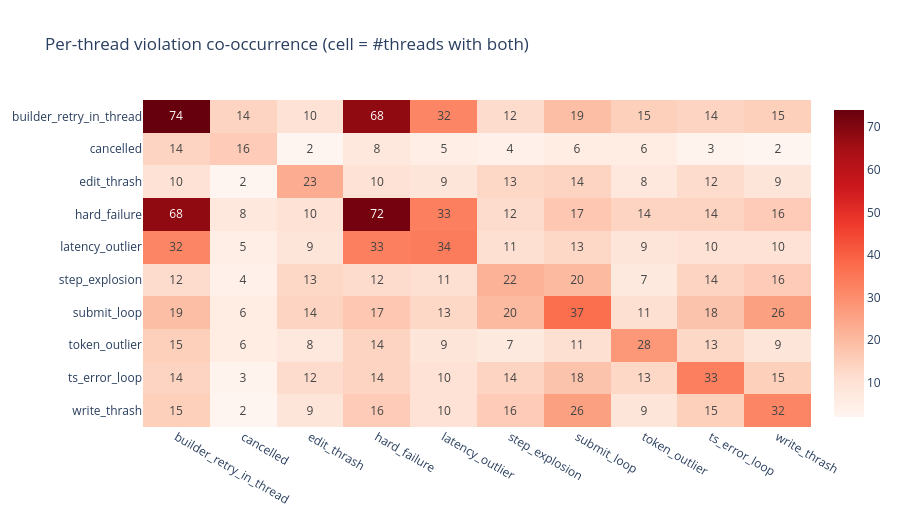
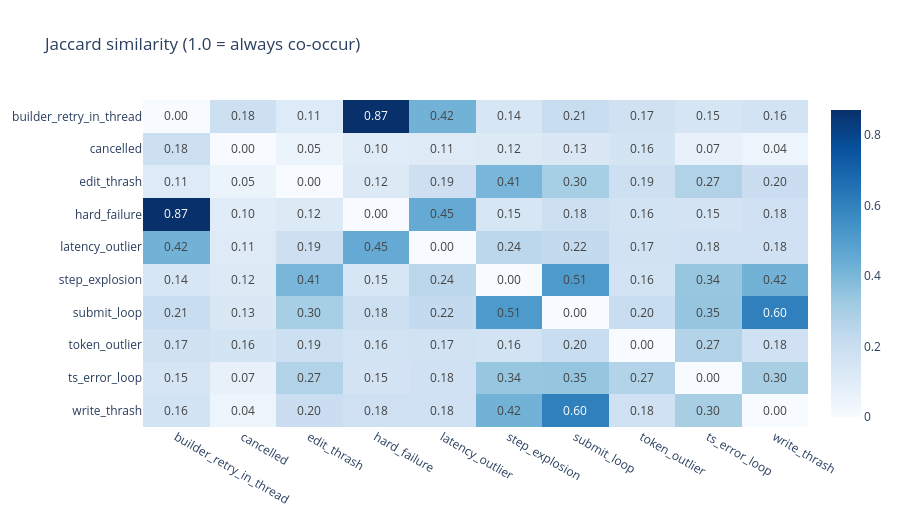

Notebook code for these charts, in order:
### Markdown cell above
## 3. Co-occurrence matrix

Which violations show up together? Cell `(i, j)` = number of threads that triggered both `i` and `j`. Diagonal = total threads with `i`. Strong off-diagonal blocks suggest correlated codes that we may want to collapse into one.

### Code cell
all_codes_t = sorted(vc_t.keys())
co = pd.DataFrame(0, index=all_codes_t, columns=all_codes_t, dtype=int)
for _, row in threads.iterrows():
    codes = row['violation_codes'] or []
    for a in codes:
        for b in codes:
            if a in co.index and b in co.columns:
                co.loc[a, b] += 1

fig = px.imshow(
    co.values,
    x=co.columns, y=co.index,
    color_continuous_scale='Reds',
    text_auto=True,
    aspect='auto',
    title='Per-thread violation co-occurrence (cell = #threads with both)'
)
fig.update_layout(height=520)
fig.show()

# Jaccard similarity between codes — easier to spot correlated pairs.
import numpy as np
diag = np.diag(co.values).astype(float)
with np.errstate(divide='ignore', invalid='ignore'):
    union = diag[:, None] + diag[None, :] - co.values
    jac = np.where(union > 0, co.values / union, 0.0)
np.fill_diagonal(jac, 0.0)
fig2 = px.imshow(jac, x=co.columns, y=co.index, color_continuous_scale='Blues', text_auto='.2f', aspect='auto',
                title='Jaccard similarity (1.0 = always co-occur)')
fig2.update_layout(height=520)
fig2.show()

### Figure 1 — Plotly figure (JSON) as saved in the notebook; plotly's stock layout.template omitted (floating-point values rounded to 4 significant figures)
{"data": [{"coloraxis": "coloraxis", "hovertemplate": "x: %{x}<br>y: %{y}<br>color: %{z}<extra></extra>", "name": "0", "texttemplate": "%{z}", "type": "heatmap", "x": ["builder_retry_in_thread", "cancelled", "edit_thrash", "hard_failure", "latency_outlier", "step_explosion", "submit_loop", "token_outlier", "ts_error_loop", "write_thrash"], "xaxis": "x", "y": ["builder_retry_in_thread", "cancelled", "edit_thrash", "hard_failure", "latency_outlier", "step_explosion", "submit_loop", "token_outlier", "ts_error_loop", "write_thrash"], "yaxis": "y", "z": [[74, 14, 10, 68, 32, 12, 19, 15, 14, 15], [14, 16, 2, 8, 5, 4, 6, 6, 3, 2], [10, 2, 23, 10, 9, 13, 14, 8, 12, 9], [68, 8, 10, 72, 33, 12, 17, 14, 14, 16], [32, 5, 9, 33, 34, 11, 13, 9, 10, 10], [12, 4, 13, 12, 11, 22, 20, 7, 14, 16], [19, 6, 14, 17, 13, 20, 37, 11, 18, 26], [15, 6, 8, 14, 9, 7, 11, 28, 13, 9], [14, 3, 12, 14, 10, 14, 18, 13, 33, 15], [15, 2, 9, 16, 10, 16, 26, 9, 15, 32]]}], "layout": {"coloraxis": {"colorscale": [[0.0, "rgb(255,245,240)"], [0.125, "rgb(254,224,210)"], [0.25, "rgb(252,187,161)"], [0.375, "rgb(252,146,114)"], [0.5, "rgb(251,106,74)"], [0.625, "rgb(239,59,44)"], [0.75, "rgb(203,24,29)"], [0.875, "rgb(165,15,21)"], [1.0, "rgb(103,0,13)"]]}, "height": 520, "title": {"text": "Per-thread violation co-occurrence (cell = #threads with both)"}, "xaxis": {"anchor": "y", "domain": [0.0, 1.0]}, "yaxis": {"anchor": "x", "autorange": "reversed", "domain": [0.0, 1.0]}}}

### Figure 2 — Plotly figure (JSON) as saved in the notebook; plotly's stock layout.template omitted (floating-point values rounded to 4 significant figures)
{"data": [{"coloraxis": "coloraxis", "hovertemplate": "x: %{x}<br>y: %{y}<br>color: %{z}<extra></extra>", "name": "0", "texttemplate": "%{z:.2f}", "type": "heatmap", "x": ["builder_retry_in_thread", "cancelled", "edit_thrash", "hard_failure", "latency_outlier", "step_explosion", "submit_loop", "token_outlier", "ts_error_loop", "write_thrash"], "xaxis": "x", "y": ["builder_retry_in_thread", "cancelled", "edit_thrash", "hard_failure", "latency_outlier", "step_explosion", "submit_loop", "token_outlier", "ts_error_loop", "write_thrash"], "yaxis": "y", "z": [[0.0, 0.1842, 0.1149, 0.8718, 0.4211, 0.1429, 0.2065, 0.1724, 0.1505, 0.1648], [0.1842, 0.0, 0.05405, 0.1, 0.1111, 0.1176, 0.1277, 0.1579, 0.06522, 0.04348], [0.1149, 0.05405, 0.0, 0.1176, 0.1875, 0.4062, 0.3043, 0.186, 0.2727, 0.1957], [0.8718, 0.1, 0.1176, 0.0, 0.4521, 0.1463, 0.1848, 0.1628, 0.1538, 0.1818], [0.4211, 0.1111, 0.1875, 0.4521, 0.0, 0.2444, 0.2241, 0.1698, 0.1754, 0.1786], [0.1429, 0.1176, 0.4062, 0.1463, 0.2444, 0.0, 0.5128, 0.1628, 0.3415, 0.4211], [0.2065, 0.1277, 0.3043, 0.1848, 0.2241, 0.5128, 0.0, 0.2037, 0.3462, 0.6047], [0.1724, 0.1579, 0.186, 0.1628, 0.1698, 0.1628, 0.2037, 0.0, 0.2708, 0.1765], [0.1505, 0.06522, 0.2727, 0.1538, 0.1754, 0.3415, 0.3462, 0.2708, 0.0, 0.3], [0.1648, 0.04348, 0.1957, 0.1818, 0.1786, 0.4211, 0.6047, 0.1765, 0.3, 0.0]]}], "layout": {"coloraxis": {"colorscale": [[0.0, "rgb(247,251,255)"], [0.125, "rgb(222,235,247)"], [0.25, "rgb(198,219,239)"], [0.375, "rgb(158,202,225)"], [0.5, "rgb(107,174,214)"], [0.625, "rgb(66,146,198)"], [0.75, "rgb(33,113,181)"], [0.875, "rgb(8,81,156)"], [1.0, "rgb(8,48,107)"]]}, "height": 520, "title": {"text": "Jaccard similarity (1.0 = always co-occur)"}, "xaxis": {"anchor": "y", "domain": [0.0, 1.0]}, "yaxis": {"anchor": "x", "autorange": "reversed", "domain": [0.0, 1.0]}}}
